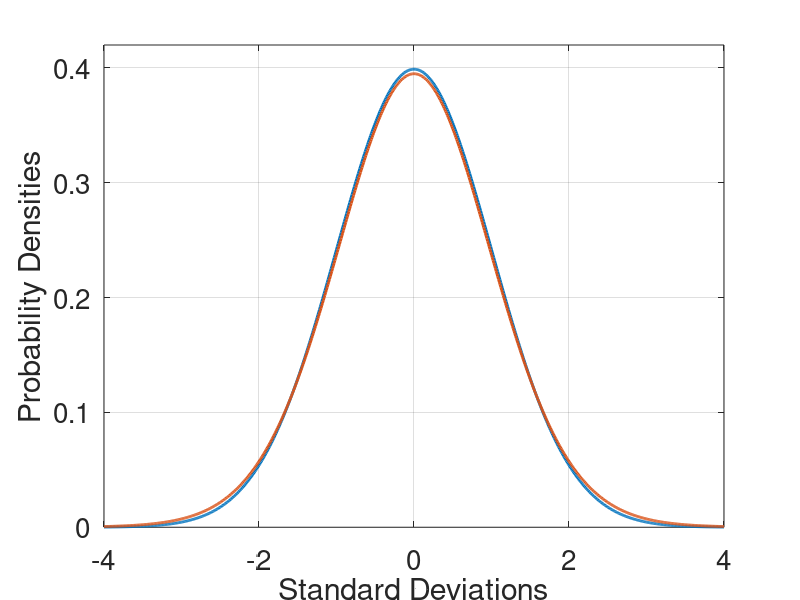

Source code (MATLAB):
% Prog_20c.m: Animation of a Student-T Curve.
figure
x=-4:0.01:4;
% Normal distribution curve.
y1=normpdf(x,0,1);
plot(x,y1,'LineWidth',2)
hold on
% Initial Student-T curve (base line).
Student_T=plot(x,0*x,'LineWidth',2);
axis([-4 4 0 0.42])
xlabel('Standard Deviations')
ylabel('Probability Densities')
set(gca,'FontSize',20)
grid on
% Animation
for n=0.1:0.1:25
    % Student-t probability density
    y2=tpdf(x,n);
    % Update curve
    set(Student_T,'YData',y2)
    drawnow
    pause(0.05)
end
% End Prog_20c.m.
